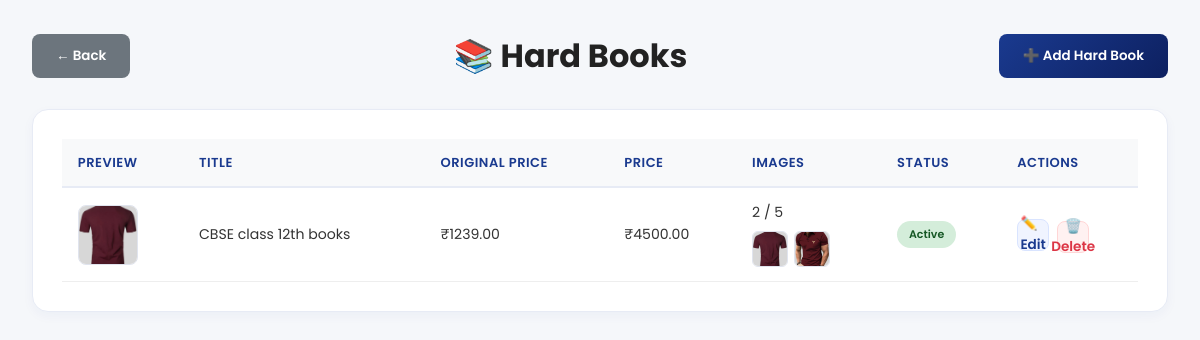
Before: /hard-books/ (signed in) with the older database file.
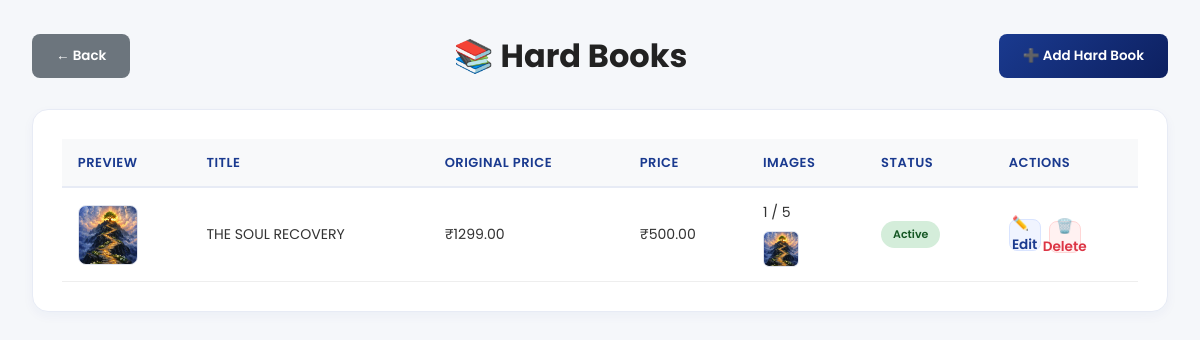
After: the same page with the newer database file.
### myapp/models.py (models this page shows, shortened)
class HardBook(models.Model):
    id = models.UUIDField(primary_key=True, default=uuid.uuid4, editable=False)
    title = models.CharField(max_length=255, verbose_name="Book Title")
    description = models.TextField(verbose_name="Description")
    original_price = models.DecimalField(
        max_digits=10,
        decimal_places=2,
        validators=[MinValueValidator(0)],
        verbose_name="Original Price"
    )
    price = models.DecimalField(
        max_digits=10,
        decimal_places=2,
        validators=[MinValueValidator(0)],
        verbose_name="Sale Price"
    )
    is_active = models.BooleanField(default=True, verbose_name="Is Active")
    created_at = models.DateTimeField(auto_now_add=True)
    updated_at = models.DateTimeField(auto_now=True)
    class Meta:
        ordering = ['-created_at']
        verbose_name = "Hard Book"
        verbose_name_plural = "Hard Books"

class HardBookImage(models.Model):
    id = models.UUIDField(primary_key=True, default=uuid.uuid4, editable=False)
    book = models.ForeignKey(
        HardBook,
        on_delete=models.CASCADE,
        related_name='images',
        verbose_name="Book"
    )
    image = models.ImageField(upload_to='hardbooks/images/', verbose_name="Book Image")
    dropbox_path = models.CharField(max_length=500, blank=True, null=True)
    uploaded_at = models.DateTimeField(auto_now_add=True)
    class Meta:
        ordering = ['uploaded_at']
        verbose_name = "Hard Book Image"
        verbose_name_plural = "Hard Book Images"

### myapp/views.py (the view)
# urls.py: path('hard-books/', views.hard_books_list, name='hard_books_list'),
@login_required
def hard_books_list(request):
    books = HardBook.objects.prefetch_related('images').all()
    return render(request, 'hard_books_list.html', {'books': books})

### myapp/context_processors.py (called while the page is built)
def site_settings(request):
    settings = NavbarSetting.objects.first()
    return {
        'site_settings': settings
    }

### myapp/templates/hard_books_list.html (shortened to what this page needs)
{% extends "admin_dashboard.html" %}
{% block content1 %}
<div class="custom-page">
  <div class="custom-container">
    <div class="custom-header">
      <a href="{% url 'dashboard' %}" class="btn btn-secondary" style="margin-right: 12px;">← Back</a>
      <h1>📚 Hard Books</h1>
      <a href="{% url 'hard_book_add' %}" class="btn btn-primary">➕ Add Hard Book</a>
    </div>
    <div class="custom-card">
      <div style="overflow-x:auto;">
        <table class="data-table">
          <thead>
            <tr>
              <th>Preview</th>
              <th>Title</th>
              <th>Original Price</th>
              <th>Price</th>
              <th>Images</th>
              <th>Status</th>
              <th>Actions</th>
            </tr>
          </thead>
          <tbody>
            {% for book in books %}
            <tr>
              <td>
                {% with first_image=book.images.first %}
                  {% if first_image and first_image.image %}
                    <a href="{{ first_image.image.url }}" target="_blank">
                      <img src="{{ first_image.image.url }}" alt="{{ book.title }}"
                           style="width:60px;height:60px;object-fit:cover;border-radius:8px;border:1px solid #e0e4ee;">
                    </a>
                  {% else %}
                    <div style="width:60px;height:60px;background:#f0f0f0;border-radius:8px;border:1px solid #e0e4ee;display:flex;align-items:center;justify-content:center;color:#999;font-size:12px;">
                      No Image
                    </div>
                  {% endif %}
                {% endwith %}
              </td>
              <td>{{ book.title }}</td>
              <td>₹{{ book.original_price }}</td>
              <td>₹{{ book.price }}</td>
              <td>
                <div style="display:flex; flex-direction:column; gap:8px;">
                  <div>{{ book.images.count }} / 5</div>
                  <div style="display:flex; gap:6px; flex-wrap:wrap;">
                    {% for img in book.images.all %}
                      {% if img.image %}
                        <a href="{{ img.image.url }}" target="_blank">
                          <img src="{{ img.image.url }}" alt="{{ book.title }}"
                               style="width:36px;height:36px;object-fit:cover;border-radius:6px;border:1px solid #e0e4ee;">
                        </a>
                      {% endif %}
                    {% endfor %}
                  </div>
                </div>
              </td>
              <td>
                {% if book.is_active %}
                  <span class="badge badge-success">Active</span>
                {% else %}
                  <span class="badge badge-danger">Inactive</span>
                {% endif %}
              </td>
              <td>
                <div class="action-btns">
                  <a href="{% url 'hard_book_edit' book.id %}" class="action-btn action-edit" title="Edit">✏️ Edit</a>
                  <form method="post" action="{% url 'hard_book_delete' book.id %}" style="display:inline;">
                    <button type="submit" class="action-btn action-delete" title="Delete">🗑️ Delete</button>
                  </form>
                </div>
              </td>
            </tr>
            {% empty %}
            <tr>
              <td colspan="7" style="text-align:center;">No hard books found.</td>
            </tr>
            {% endfor %}
          </tbody>
        </table>
      </div>
    </div>
  </div>
</div>
{% endblock content1 %}

### myapp/templates/admin_dashboard.html (shortened to what this page needs)
{% load static %}
<!DOCTYPE html>
<html lang="en">
<head>
  <link rel="stylesheet" href=" {% static "css/admin_dashboard.css" %} ">
</head>
<body>
  {% block content1 %}{% endblock content1 %}
</body>
</html>

### staticfiles/css/admin_dashboard.css (style rules this page uses)
* { margin:0;padding:0;box-sizing:border-box }
html { scroll-behavior:smooth }
body { font-family:'Poppins',sans-serif; background:#f5f7fa; color:#222; overflow-x:hidden; line-height:1.5; min-height:100vh; }
img { max-width:100%;display:block }
button,input { font:inherit }
a { text-decoration:none }
:root { --primary:#1a3a8f; --primary-dark:#0d2060; --gold:#e8b400; --border:#e8eaf0; --soft-border:#dde2ee; --text:#222; --muted:#666; --bg:#f5f7fa; --white:#fff; --success:#1d9e75; --danger:#e84444; --nav-h:60px; --container:1200px; }
.btn { display:inline-flex; align-items:center; justify-content:center; gap:8px; padding:10px 18px; border-radius:8px; font-size:0.84rem; font-weight:600; transition:all .2s; cursor:pointer; border:none; font-family:'Poppins',sans-serif; white-space:nowrap; }
.btn-primary { background:linear-gradient(135deg,#1a3a8f,#0d2060); color:#fff; }
.btn-secondary { background:#f5f7fa; color:#555; border:1.5px solid #dde2ee; }
.data-table { width:100%; border-collapse:collapse; font-size:0.88rem; }
.data-table thead { background:#f8f9ff; border-bottom:2px solid #e7ebf5; }
.data-table th { padding:12px; text-align:left; font-weight:600; color:#1a3a8f; font-size:0.82rem; text-transform:uppercase; letter-spacing:0.5px; }
.data-table td { padding:14px 12px; border-bottom:1px solid #f0f2f8; color:#333; }
.badge { display:inline-flex; align-items:center; padding:4px 10px; border-radius:20px; font-size:0.72rem; font-weight:600; white-space:nowrap; }
.badge-success { background:#e8f8f3; color:#1d9e75; }
.action-btns { display:flex; gap:6px; align-items:center; }
.action-btn { width:32px; height:32px; border-radius:8px; display:flex; align-items:center; justify-content:center; cursor:pointer; transition:all .15s; border:1px solid #e0e4ee; background:#fff; font-size:0.9rem; }

### myapp/templates/hard_books_list.html (style rules this page uses)
.custom-page { padding: 2rem; max-width: 1400px; margin: 0 auto; }
.custom-container { display: flex; flex-direction: column; gap: 1.8rem; }
.custom-header { display: flex; align-items: center; justify-content: space-between; flex-wrap: wrap; gap: 1rem; }
.custom-card { background: #fff; border: 1px solid #e7ebf5; border-radius: 16px; padding: 1.8rem; box-shadow: 0 4px 12px rgba(26,58,143,0.04); }
.data-table { width: 100%; border-collapse: collapse; }
.data-table th, .data-table td { padding: 14px 16px; text-align: left; border-bottom: 1px solid #eee; vertical-align: middle; }
.data-table th { background: #f8f9fa; font-weight: 600; font-size: 13px; }
.action-btns { display: flex; gap: 8px; flex-wrap: wrap; }
.action-btn { display: inline-flex; align-items: center; gap: 6px; padding: 8px 12px; border-radius: 8px; border: 1px solid transparent; font-size: 0.85rem; font-weight: 600; cursor: pointer; text-decoration: none; transition: all 0.2s ease; }
.action-edit { background: #f0f4ff; color: #1a3a8f; border-color: #d9e4ff; }
.action-delete { background: #fff1f1; color: #dc3545; border-color: #ffd6d6; }
.btn { display: inline-flex; align-items: center; gap: 8px; padding: 12px 24px; border-radius: 8px; font-weight: 600; border: none; text-decoration: none; }
.btn-primary { background: linear-gradient(135deg, #1a3a8f, #0d2060); color: #fff; }
.btn-secondary { background: #6c757d; color: #fff; }
.badge { display: inline-block; padding: 5px 12px; border-radius: 20px; font-size: 11px; font-weight: 600; }
.badge-success { background: #d4edda; color: #155724; }

Changed rows visible on the page:
removed HardBook: images.first.image (picture), title "CBSE class 12th books", original_price "1239.00", price "4500.00", images.count "2", is_active "Active"
removed HardBookImage: image (picture), shown under "CBSE class 12th books"
removed HardBookImage: image (picture), shown under "CBSE class 12th books"
added HardBook: images.first.image (picture), title "THE SOUL RECOVERY", original_price "1299.00", price "500.00", images.count "1", is_active "Active"
added HardBookImage: image (picture), shown under "THE SOUL RECOVERY"
